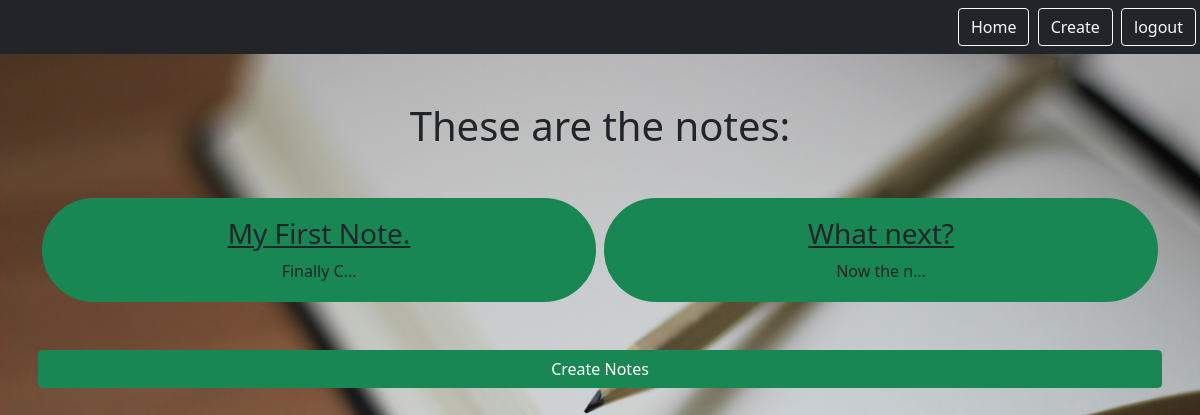
Screenshot of /smart/notes (signed in) with the database file from the repository.
### notes/models.py (models this page shows)
class Notes(models.Model):
    title = models.CharField(max_length=200)
    text = models.TextField()
    created = models.DateTimeField(auto_now_add=True)
    user = models.ForeignKey(User, on_delete=models.CASCADE, related_name="notes")

### notes/views.py (the view)
# urls.py: path('notes', views.NotesListView.as_view(), name="notes.list"),
class NotesListView(LoginRequiredMixin, ListView):
    model = Notes
    context_object_name = "notes"
    template_name = "notes/notes_list.html"
    login_url = "/login"
    def get_queryset(self):
        return self.request.user.notes.all()

### notes/templates/notes/notes_list.html (shortened to what this page needs)
{% extends 'base.html' %}
{% block content %}
    <h1 class="my-5">These are the notes:</h1>
    <div class="row row-cols3 g-2">
        {% for note in notes %}
        <div class="col">
            <div class="p-3 border border-success rounded border-3 rounded-pill bg-success">
                <a href="{% url 'notes.detail' pk=note.id %}" class="text-dark text-decoration-non">
                    <h3>{{ note.title }}</h3>
                </a>
                {{ note.text|truncatechars:10 }}
            </div>
        </div>
        {% endfor %}
        <a href="{% url 'notes.new' %}" class="btn btn-success my-5">Create Notes</a>
    </div>
{% endblock %}

### rows the page displays
Notes: title "My First Note.", text "Finally C…"
Notes: title "What next?", text "Now the n…"
